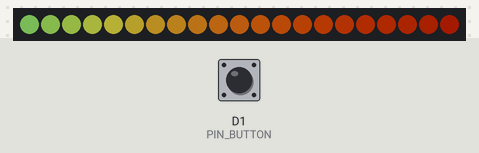
Recording of a sketch running on a simulated ESP8266 (NodeMCU). On the bench: 21 RGB LEDs in strip order, left to right. Inputs (shaded band) come from the test bench; at power-on: D1 (PIN_BUTTON) HIGH. Dim RGB values are drawn brighter than linear; what the sketch prints to the serial monitor is not drawn.

Above: at 1.2 s.
1.3 s: D1 (PIN_BUTTON) pulled LOW for 0.15 s
At 3.5 s:
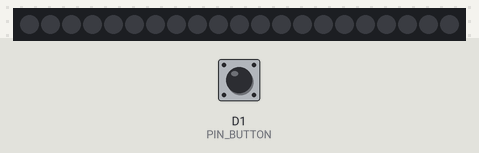
3.8 s: D1 (PIN_BUTTON) pulled LOW for 1 s
At 4.96 s:
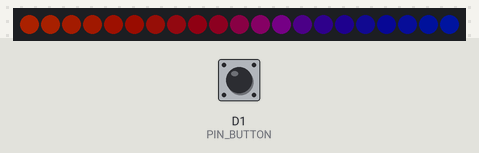
5.4 s: D1 (PIN_BUTTON) pulled LOW for 0.15 s
At 6.0 s:
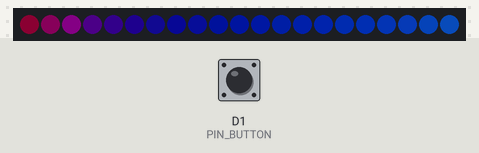
7.9 s: D1 (PIN_BUTTON) pulled LOW for 0.15 s
At 9.06 s:
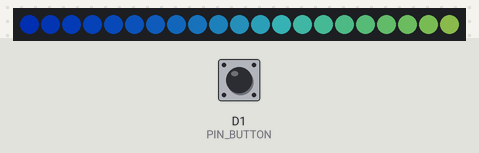
11.0 s: D1 (PIN_BUTTON) pulled LOW for 3.2 s
At 13.7 s:
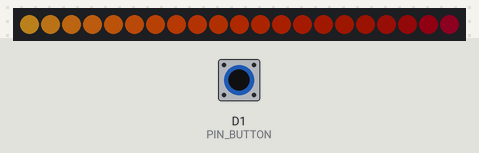
19.9 s: D1 (PIN_BUTTON) pulled LOW for 3.2 s
At 20.7 s:
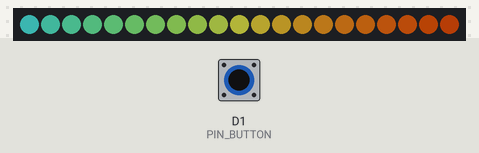

Measured:
- after the input at 3.8 s, the LEDs: change after 1.0 s (image 2)
- after the input at 7.9 s, the LEDs: change after 1.0 s (image 4)
- what the display in image 5 shows lasts 1.0 s, from 13.0 s to 14.0 s

The sketch:

pixel-test.ino
```cpp
#include <NeoPixelBus.h>
#define PIXEL_COUNT 21
#define NIGHT_SPEED (PI/5000)   //How fast does it switch between colours?
#define NIGHT_BRIGHTNESS (32.0) //How bright does it get? Float, max is 102.0

#define PIN_BUTTON D1

NeoPixelBus<NeoGrbFeature, Neo800KbpsMethod> strip(PIXEL_COUNT);

void setup()
{
    Serial.begin(115200);
    while (!Serial); // wait for serial attach
    Serial.println();
    Serial.print("Initializing...");
    Serial.flush();

    // this resets all the neopixels to an off state
    strip.Begin();
    strip.Show();

    // configure I/O
    pinMode(PIN_BUTTON, INPUT_PULLUP);

    Serial.println("done");
}

float _fmod(float x, float y) { return x - (round(x/y)*y); }


bool ison=true;
void loop()
{
  float t = millis()*NIGHT_SPEED;

  if (digitalRead(PIN_BUTTON) == LOW) {
    ison=!ison;
    delay(1000);
  }

  for(uint8_t i=0;i<PIXEL_COUNT;i++) {
    t+=0.1;
    int r = (exp(sin(t)) - 0.36787944)*NIGHT_BRIGHTNESS;
    int g = (exp(sin(t+PI/3)) - 0.36787944)*NIGHT_BRIGHTNESS;
    int b = (exp(sin(t+2*PI/3)) - 0.36787944)*NIGHT_BRIGHTNESS;
    RgbColor c = ison ? RgbColor(r,g,b) : RgbColor(0);
    strip.SetPixelColor(i,c);
  }

  strip.Show();
  delay(20);


}
```
